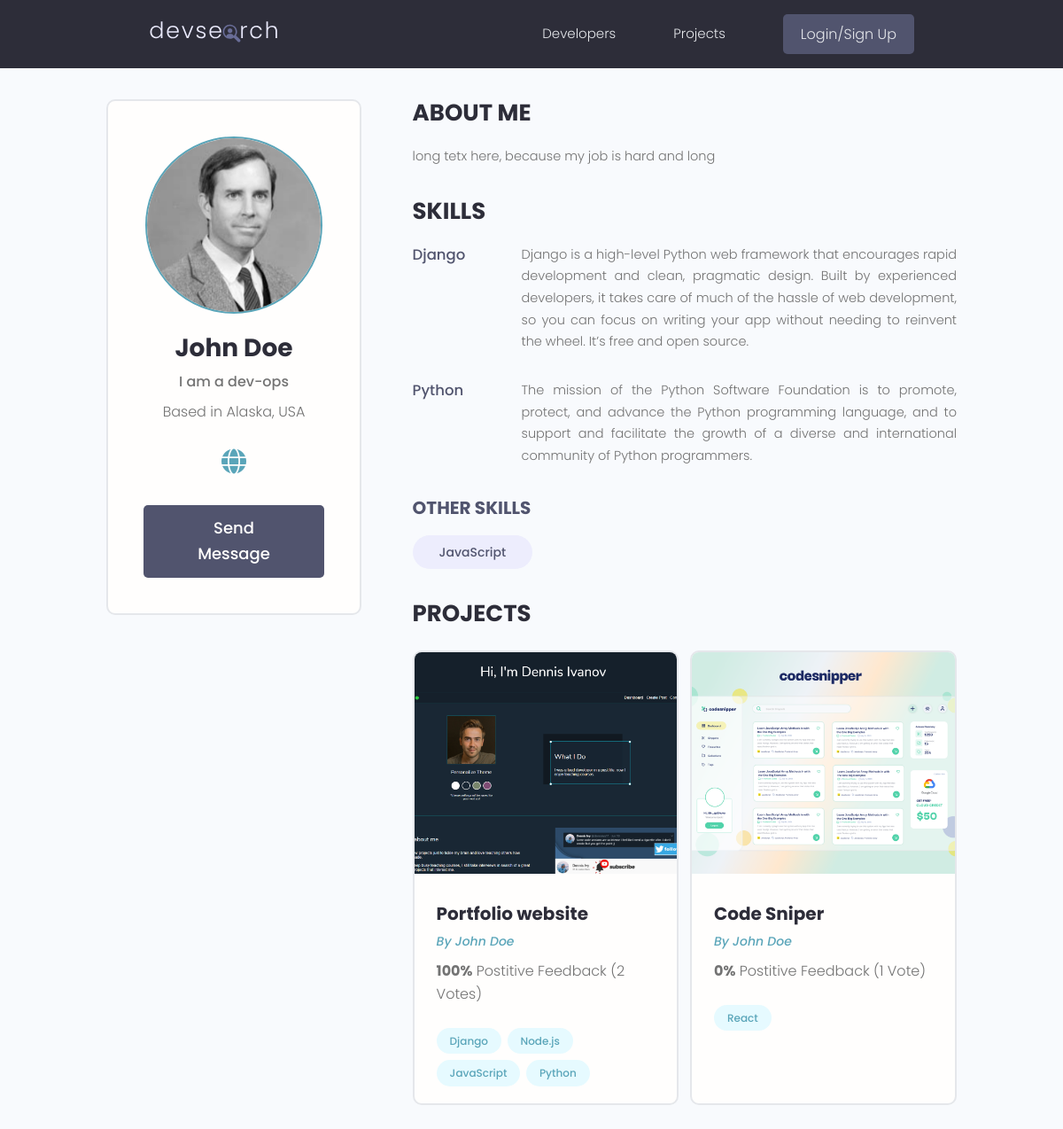
The app's page /profile/c065ba4a-2426-478a-8483-d6cc357bc477/ with its own data.
### users/models.py (models this page shows, shortened)
class Profile(models.Model):
    user = models.OneToOneField(User, on_delete=models.CASCADE, null=True, blank=True)
    name = models.CharField(max_length=200, null=True, blank=True)
    email = models.EmailField(max_length=500, null=True, blank=True)
    username = models.CharField(max_length=200, null=True, blank=True)
    location = models.CharField(max_length=200, null=True, blank=True)
    short_intro = models.CharField(max_length=200, null=True, blank=True)
    bio = models.TextField(null=True, blank=True)
    profile_image = models.ImageField(null=True, blank=True, upload_to="profiles/", default="profiles/user-default.png")
    social_github = models.CharField(max_length=200, null=True, blank=True)
    social_twitter = models.CharField(max_length=200, null=True, blank=True)
    social_linkedin = models.CharField(max_length=200, null=True, blank=True)
    social_youtube = models.CharField(max_length=200, null=True, blank=True)
    social_website = models.CharField(max_length=200, null=True, blank=True)
    created = models.DateTimeField(auto_now_add=True)
    id = models.UUIDField(default=uuid.uuid4, unique=True, primary_key=True, editable=False)

class Skill(models.Model):
    owner = models.ForeignKey(Profile, on_delete=models.CASCADE, null=True, blank=True)
    name = models.CharField(max_length=200, null=True, blank=True)
    description = models.TextField(null=True, blank=True)
    created = models.DateTimeField(auto_now_add=True)
    id = models.UUIDField(default=uuid.uuid4, unique=True, primary_key=True, editable=False)
    def __str__(self):
        return str(self.name)

### projects/models.py (models this page shows, shortened)
class Project(models.Model):
    owner = models.ForeignKey(Profile, null=True, blank=True, on_delete=models.SET_NULL)
    title = models.CharField(max_length=200)
    description = models.TextField(null=True, blank=True)
    featured_image = models.ImageField(null=True, blank=True, default="default.jpg")
    demo_link = models.CharField(max_length=2000, null=True, blank=True)
    source_link = models.CharField(max_length=2000, null=True, blank=True)
    tags = models.ManyToManyField("Tag", blank=True)
    vote_total = models.IntegerField(default=0, null=True, blank=True)
    vote_ratio = models.IntegerField(default=0, null=True, blank=True)
    created = models.DateTimeField(auto_now_add=True)
    id = models.UUIDField(default=uuid.uuid4, unique=True, primary_key=True, editable=False)
    class Meta:
        ordering = ["-vote_ratio", "-vote_total", "title"]

class Tag(models.Model):
    name = models.CharField(max_length=200)
    created = models.DateTimeField(auto_now_add=True)
    id = models.UUIDField(default=uuid.uuid4, unique=True, primary_key=True, editable=False)
    def __str__(self):
        return self.name

### users/views.py (the view)
# urls.py: path('profile/<str:pk>/', views.user_profile, name="user-profile"),
def user_profile(request, pk):
    profile = Profile.objects.get(id=pk)
    top_skills = profile.skill_set.exclude(description__exact="")
    other_skills = profile.skill_set.filter(description="")
    context = {"profile": profile, "top_skills": top_skills, "other_skills": other_skills}
    return render(request, "users/user-profile.html", context)

### users/templates/users/user-profile.html (shortened to what this page needs)
{% extends 'main.html' %} {% block content %}
<main class="profile my-md">
  <div class="container">
    <div class="layout">
      <div class="column column--1of3">
        <div class="card text-center">
          <div class="card__body dev">
            <img
              class="avatar avatar--xl"
              src="{{ profile.profile_image.url }}"
            />
            <h2 class="dev__name">{{profile.name}}</h2>
            <p class="dev__title">{{ profile.short_intro }}</p>
            <p class="dev__location">Based in {{ profile.location }}</p>
            <ul class="dev__social">
               {% if profile.social_website %}
              <li>
                <a
                  title="Personal Website"
                  href="{{ profile.social_website }}"
                  target="_blank"
                >
                  <i class="fa-solid fa-globe"></i>
                </a>
              </li>
              {% endif %}
            </ul>
            {% if request.user.profile.id != profile.id %}
            <a href="{% url 'create-message' profile.id %}" class="btn btn--sub btn--lg">Send Message </a>
            {% endif %}
          </div>
        </div>
      </div>
      <div class="column column--2of3">
        <div class="devInfo">
          <h3 class="devInfo__title">About Me</h3>
          <p class="devInfo__about">{{ profile.bio }}</p>
        </div>
        <div class="devInfo">
          <h3 class="devInfo__title">Skills</h3>
          <div class="devInfo__skills">
            {% for skill in top_skills %}
            <div class="devSkill">
              <h4 class="devSkill__title">{{skill.name}}</h4>
              <p class="devSkill__info">{{ skill.description }}</p>
            </div>
            {% endfor %}
            <h3 class="devInfo__subtitle">Other Skills</h3>
            <div class="devInfo__otherSkills">
              {% for skill in other_skills %}
              <span class="tag tag--pill tag--sub tag--lg">
                <small>{{skill}}</small>
              </span>
              {% endfor %}
            </div>
          </div>
        </div>
        <div class="devInfo">
          <h3 class="devInfo__title">Projects</h3>
          <div class="grid grid--two">
            {% for project in profile.project_set.all %}
            <div class="column">
              <div class="card project">
                <a href="{% url 'project' project.id %}" class="project">
                  <img
                    class="project__thumbnail"
                    src="{{ project.featured_image.url }}"
                    alt="project thumbnail"
                  />
                  <div class="card__body">
                    <h3 class="project__title">{{project.title}}</h3>
                    <p>
                      <a
                        class="project__author"
                        href="{% url 'user-profile' project.owner.id %}"
                        >By {{project.owner.name}}</a
                      >
                    </p>
                    <p class="project--rating">
                      <span style="font-weight: bold"
                        >{{project.vote_ratio}}%</span
                      >
                      Postitive Feedback ({{project.vote_total}}
                      Vote{{project.vote_total|pluralize:"s"}})
                    </p>
                    <div class="project__tags">
                      {% for tag in project.tags.all %}
                      <span class="tag tag--pill tag--main">
                        <small>{{ tag }}</small>
                      </span>
                      {% endfor %}
                    </div>
                  </div>
                </a>
              </div>
            </div>
            {% endfor %}
          </div>
        </div>
      </div>
    </div>
  </div>
</main>
{% endblock content %}

### static/styles/app.css (style rules this page uses)
:root { --color-sub: #2d2d39; }
.btn--sub { background-color: var(--color-sub-light); }
.card { border: 2px solid var(--color-light); }
img { width: 100%; }
.profile .card > .dev { padding: 4rem; }
.dev__name { color: var(--color-sub); font-size: 2.8rem; font-weight: 700; margin-top: 1rem; margin-bottom: 0.5rem; }
.dev__title { font-size: 1.6rem; font-weight: 500; line-height: 1.3; }
.dev__location { margin-top: 1rem; }
.dev__social { margin: 3rem 0; list-style: none; display: flex; justify-content: center; gap: 1.5rem; }
.devInfo { margin-bottom: 3rem; }
.devInfo__title, .devInfo__subtitle { font-size: 2.6rem; color: var(--color-sub); text-transform: uppercase; font-weight: 700; margin-bottom: 1.5rem; }
.devInfo__subtitle { font-size: 2rem; color: var(--color-sub-light); }
.devInfo__about, .devSkill__info { font-size: 1.45rem; line-height: 1.7; text-align: justify; }
.devSkill { margin-bottom: 3rem; }
.devSkill__title { font-size: 1.65rem; font-weight: 500; color: var(--color-sub-light); }
@media screen and (min-width: 700px) { .devSkill { display: flex; justify-content: space-between; gap: 3rem; } }
@media screen and (min-width: 700px) { .devSkill__info { flex-basis: 80%; } }
.project__author { font-size: 1.4rem; font-style: italic; }
.project--rating { margin-bottom: 1.6em; margin-top: 0.5em; }
.project__thumbnail { height: 25rem; object-fit: cover; object-position: top center; }
.project__title { font-size: 2rem; font-weight: 700; color: var(--color-sub); }

### static/styles/main.css (style rules this page uses)
.dev__social i { font-size: 28px; }
.project .card__body { height: 250px; }

### static/uikit/styles/modules/_variables.css (style rules this page uses)
:root { --color-main: #5aa5b9; --color-main-light: #e6faff; --color-sub: #3f4156; --color-sub-light: #51546e; --color-sub-lighter: #ededfd; --color-text: #737373; --color-gray: #8b8b8b; --color-light: #e5e7eb; --color-light-gray: #767676; --color-bg: #f8fafd; --color-white: #fffefd; --color-white-light: #f3f3f3; --color-success: #359e64; --color-success-bg: #def8e8; --color-error: #fc4b0b; --color-error-bg: #fff2ee; --font-base: 'Poppins', arial, helvetica, 'Segoe UI', roboto, ubuntu, sans-serif; --font-monospace: 'Fira Code', 'Courier New', courier, monospace; --font-regular: 300; --font-medium: 500; --font-bold: 700; --generic-shadow: 1px 1px 5px #00000010; --generic-transition: all 0.3s ease-in-out; }

### static/uikit/styles/modules/_base.css (style rules this page uses)
* { margin: 0; padding: 0; box-sizing: border-box; text-rendering: optimizeLegibility; color: inherit; font-size: inherit; }
html { font-size: 50%; }
@media only screen and (min-width: 480px) { html { font-size: 56.25%; } }
@media only screen and (min-width: 1200px) { html { font-size: 62.5%; } }
body { line-height: 1.6; font-weight: 400; font-size: 1.5rem; color: var(--color-text); background-color: var(--color-bg); min-height: 100vh; }

### static/uikit/styles/modules/_typography.css (style rules this page uses)
* { font-family: var(--font-base); }
h2 { font-size: 3.6rem; font-weight: var(--font-bold); }
h3 { font-size: 3.2rem; font-weight: var(--font-medium); }
h4 { font-size: 2.8rem; font-weight: var(--font-medium); }
p, span, strong { font-size: 1.6rem; color: var(--color-text); font-weight: var(--font-regular); }
a { padding-bottom: 2px; text-decoration: none; display: inline-block; color: var(--color-main); font-weight: var(--font-medium); }

### static/uikit/styles/modules/_utilities.css (style rules this page uses)
.container { width: 92%; max-width: 165rem; margin: 0 auto; box-sizing: border-box; }
@media screen and (min-width: 1000px) { .container { width: 90%; } }
@media screen and (min-width: 1200px) { .container { width: 80%; } }
.text-center { text-align: center; }
.my-md { margin: 3rem auto; }

### static/uikit/styles/modules/_avatar.css (style rules this page uses)
.avatar { border-radius: 50%; border: 2px solid var(--color-main); object-fit: cover; }
.avatar--xl { height: 20rem; width: 20rem; }

### static/uikit/styles/modules/_button.css (style rules this page uses)
.btn { display: inline-block; position: relative; cursor: pointer; background-color: var(--color-light); font-weight: var(--font-medium); color: var(--color-sub); text-decoration: none; padding: 1rem 2rem; border-radius: 0.5rem; border: none; width: -webkit-fit-content; width: -moz-fit-content; width: fit-content; height: -webkit-fit-content; height: -moz-fit-content; height: fit-content; font-size: 1.6rem; outline-width: 0; outline-color: transparent; -webkit-backface-visibility: hidden; backface-visibility: hidden; transition: all 0.3s ease-in-out; }
.btn--sub { background-color: var(--color-sub); color: var(--color-white); }
.btn--lg { font-size: 1.8rem; padding: 1.2rem 4.5rem; }

### static/uikit/styles/modules/_layout.css (style rules this page uses)
.layout { display: flex; flex-flow: row wrap; justify-content: space-between; }
.layout > .column { margin-bottom: 3rem; }
.layout > .column.column--1of3 { flex-basis: 30%; }
.layout > .column.column--2of3 { flex-basis: 64%; }

### records on screen
Profile: profile_image (picture), name "John Doe", short_intro "I am a dev-ops", location "Alaska, USA", bio "long tetx here, because my job is hard and long"
Skill: name "Django", description "Django is a high-level Python web framework that encourages rapid development and clean, pragmatic design. Built by experienced developers, it takes care of much of the hassle of web development, so you can focus on writing your app without needing to reinvent the wheel. It’s free and open source."
Skill: name "Python", description "The mission of the Python Software Foundation is to promote, protect, and advance the Python programming language, and to support and facilitate the growth of a diverse and international community of Python programmers."
Skill: name "JavaScript"
Project: featured_image (picture), title "Portfolio website", owner.name "John Doe", vote_ratio "100", vote_total "2"
Tag: name "Django"
Tag: name "Node.js"
Tag: name "JavaScript"
Tag: name "Python"
Project: featured_image (picture), title "Code Sniper", owner.name "John Doe", vote_ratio "0", vote_total "1"
Tag: name "React"
